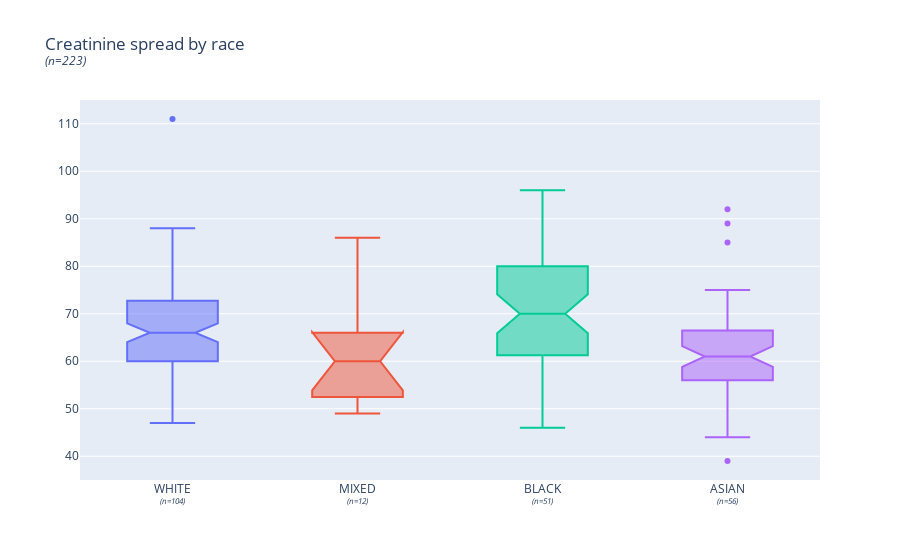

The cell this chart's notebook holds for it:
### Markdown cell above
#### Creatinine by race

### Code cell
fig = go.Figure()

for race in df.Race.unique():
    dft = df[df['Race']==race]
    name = f"{race}<br><sup><i>(n={len(dft)})</i></sup>"
    fig.add_trace(go.Box(y=dft['Creatinine'], name = name,
                         notched=True,
                    #marker_color = 'lightseagreen'
                    ))

fig.update_layout(
    title=f"Creatinine spread by race<br><sup><i>(n={len(df)})</i></sup>",
    showlegend=False,
)

fig.show()

### Figure 1 — Plotly figure (JSON) as saved in the notebook; plotly's stock layout.template omitted (floating-point values rounded to 4 significant figures)
{"data": [{"name": "WHITE<br><sup><i>(n=104)</i></sup>", "notched": true, "type": "box", "y": [69, 47, 59, 59, 71, 66, 75, 58, 62, 85, 62, 61, 73, 58, 74, 78, 67, 65, 64, 72, 64, 53, 76, 75, 55, 63, 71, 68, 111, 54, 60, 57, 85, 55, 60, 63, 52, 76, 70, 79, 83, 58, 81, 76, 69, 59, 60, 70, 66, 72, 65, 59, 82, 75, 62, 69, 58, 71, 61, 60, 72, 82, 66, null, 69, 64, 78, 67, 60, 69, 63, 71, 49, 66, 65, 62, 58, 58, 69, 88, 76, 59, 58, 59, 61, 85, 77, 72, 67, 73, 86, 47, 63, 65, 69, 58, 70, 80, 72, 72, 82, 64, 62, 63]}, {"name": "MIXED<br><sup><i>(n=12)</i></sup>", "notched": true, "type": "box", "y": [66, 52, 52, 60, 65, 75, 60, 60, 53, 66, 86, 49]}, {"name": "BLACK<br><sup><i>(n=51)</i></sup>", "notched": true, "type": "box", "y": [63, 65, 80, 85, 78, 46, 80, 91, 77, 75, 54, 70, 60, 80, 59, 52, 60, 73, 60, 66, 86, 70, 75, 68, 63, 66, 64, 73, 79, 63, 89, 88, 54, 62, 57, 76, 60, 92, 86, 83, 61, 77, 63, 77, 85, 96, 64, 90, 54, 59, 65]}, {"name": "ASIAN<br><sup><i>(n=56)</i></sup>", "notched": true, "type": "box", "y": [58, 65, 58, 59, 39, 49, 68, 52, 58, 67, 52, 62, 57, 70, 66, 69, 54, 51, 68, 44, 56, 89, 71, 60, 65, 62, 61, 68, 69, 65, 54, 64, 69, 50, 62, 92, 61, 61, 54, 66, 65, 64, 60, 60, 59, 54, 74, 75, 53, 65, 63, 52, 59, 56, 56, 85]}], "layout": {"showlegend": false, "title": {"text": "Creatinine spread by race<br><sup><i>(n=223)</i></sup>"}}}
